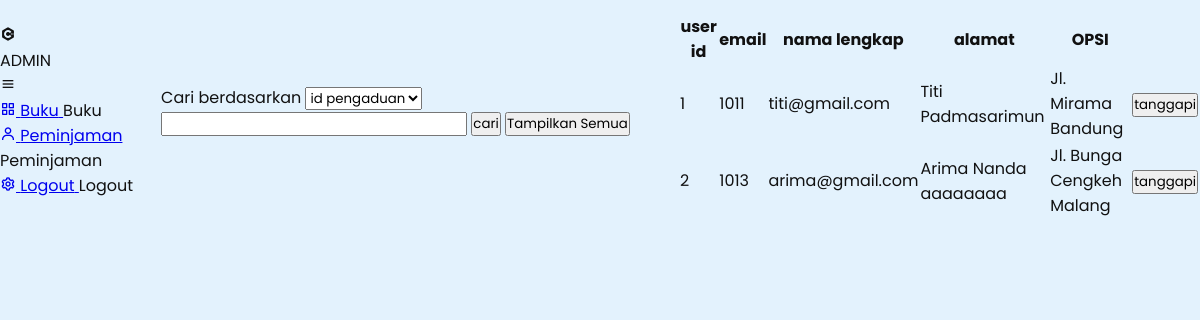
The app's page /petugas.php with its own data.
### tables this page shows
CREATE TABLE `user` (
  `UserID` int(15) NOT NULL,
  `Email` varchar(30) NOT NULL,
  `NamaLengkap` varchar(20) NOT NULL,
  `Alamat` varchar(100) NOT NULL
);

### petugas.php (the view, shortened to what this page needs)
<!DOCTYPE html>
<html lang="en">
<head>
    <link rel="stylesheet" href="https://stackpath.bootstrapcdn.com/font-awesome/4.7.0/css/font-awesome.min.css">
    <link rel="stylesheet" type="text/css" href="style.css">
    <link href='https://unpkg.com/boxicons@2.0.7/css/boxicons.min.css' rel='stylesheet'>
</head>
<body>
<div class="sidebar">
    <div class="logo-details">
      <i class='bx bxl-c-plus-plus icon'></i>
        <div class="logo_name">ADMIN</div>
        <i class='bx bx-menu' id="btn" ></i>
    </div>
    <ul class="nav-list">
      <li>
        <a href="#">
          <i class='bx bx-grid-alt'></i>
          <span class="links_name">Buku</span>
        </a>
         <span class="tooltip">Buku</span>
      </li>
      <li>
       <a href="#">
         <i class='bx bx-user' ></i>
         <span class="links_name">Peminjaman</span>
       </a>
       <span class="tooltip">Peminjaman</span>
     </li>
     <li>
       <a href="logout.php">
         <i class='bx bx-cog' ></i>
         <span class="links_name">Logout</span>
       </a>
       <span class="tooltip">Logout</span>
     </li>
    </ul>
  </div>
  <form action="" allign="center" method="post">
        Cari berdasarkan <select name ="pilih">
            <option value= "id_pengaduan">id pengaduan</option>
          </select>
          <input type ="text" name="tekscari"size="24"/>
          <input type ="submit" name="cari"value="cari"/>
          <input type ="submit" name="semua"value="Tampilkan Semua"/>
        </form>
      <table class="table table-a table-bordered table-striped">
        <tr>
          <th> user id  </th>
          <th> email </th>
          <th> nama lengkap</th>
          <th> alamat </th>
          <th> OPSI </th>
        </tr>
        <?php
        include 'koneksi.php';
        $input_pengaduan = "";
        if(isset($_POST["cari"])){
          $opsi=$_POST["pilih"];
          $teks=$_POST["tekscari"];
          $input_pengaduan=mysqli_query($conn,"SELECT * from user where $opsi like'%$teks%'");
        }
        else{
          $input_pengaduan=mysqli_query($conn,"SELECT * FROM user");
        }
        $no = 1;
        foreach ($input_pengaduan as $row) {
          echo "<tr>
            <td>$no</td>
            <td>" . $row['UserID'] . "</td>
            <td>" . $row['Email'] . "</td>
            <td>" . $row['NamaLengkap'] . "</td>
            <td>" . $row['Alamat'] . "</td>
            <td><a href='create_user.php?id_pengaduan=$row[UserID]'><button> tanggapi </button></a>
            </td></tr>";
          $no++;
        }
        ?>
</body>
</html>

### style.css (style rules this page uses)
* { margin: 0; padding: 0; box-sizing: border-box; }
body { width: 100%; min-height: 100vh; background-image: linear-gradient(rgba(0, 0, 0, .5), rgba(0, 0, 0, .5)), url(images/gambar.jpg); background-position: center; background-size: cover; display: flex; justify-content: center; align-items: center; font-family: 'Poppins', sans-serif; color: #111; }
* { margin: 0; padding: 0; box-sizing: border-box; font-family: "Poppins", sans-serif; }
body { min-height: 100%; background: #e3f2fd; }
table { margin-top: 1%; }
.table-a { margin-top: 1%; }

### records on screen
user: UserID "1011", Email "titi@gmail.com", NamaLengkap "Titi Padmasarimun", Alamat "Jl. Mirama Bandung"
user: UserID "1013", Email "arima@gmail.com", NamaLengkap "Arima Nanda aaaaaaaa", Alamat "Jl. Bunga Cengkeh Malang"
